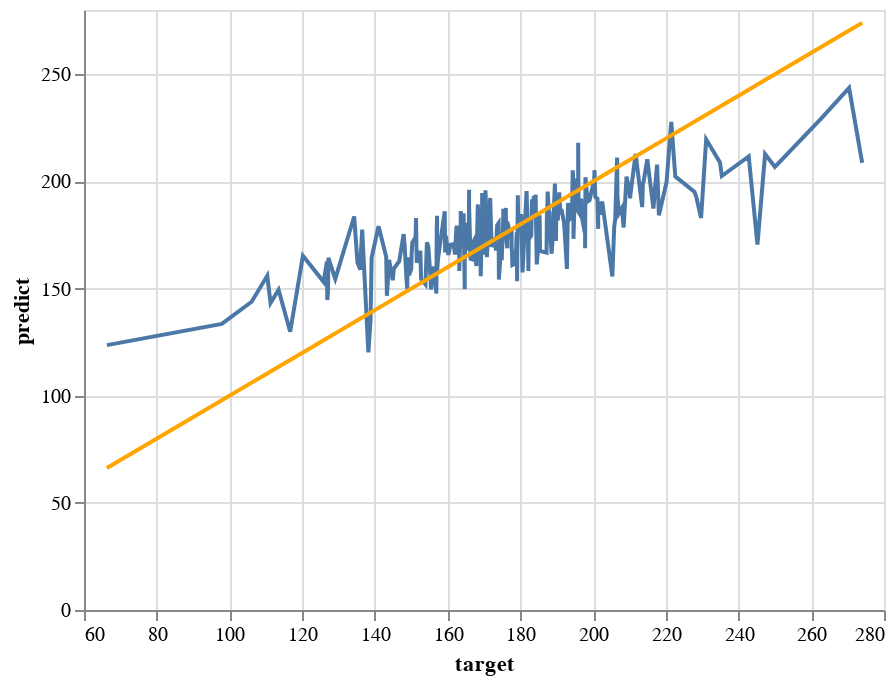

Source (notebook cell):
### Code cell
# Displaying the line graph of the comparison between the predicted values and actual values of the validation set.
perfect_validate = alt.Chart(pd.DataFrame({'target': y_validate, 'predict': y_validate})).mark_line(color='orange').encode(
    x='target',
    y='predict'
)

predicted_validate = alt.Chart(pd.DataFrame({'target': y_validate, 'predict': y_validate_predict})).mark_line().encode(
    x='target',
    y='predict'
  )

predicted_validate + perfect_validate

### Figure 1 — Vega-Lite specification as saved in the notebook (floating-point values rounded to 4 significant figures; data arrays with more than 128 entries replaced by an {"elided": "..."} marker saying what was removed)
{"config": {"view": {"continuousWidth": 400, "continuousHeight": 300}}, "layer": [{"data": {"name": "data-6ccbe7e98a5bf809c6764f0748929d68"}, "mark": "line", "encoding": {"x": {"field": "target", "type": "quantitative"}, "y": {"field": "predict", "type": "quantitative"}}}, {"data": {"name": "data-2828a2aad0440190227cf35bbf9110e6"}, "mark": {"type": "line", "color": "orange"}, "encoding": {"x": {"field": "target", "type": "quantitative"}, "y": {"field": "predict", "type": "quantitative"}}}], "$schema": "https://vega.github.io/schema/vega-lite/v4.17.0.json", "datasets": {"data-6ccbe7e98a5bf809c6764f0748929d68": {"elided": "244 records"}, "data-2828a2aad0440190227cf35bbf9110e6": {"elided": "244 records"}}}
